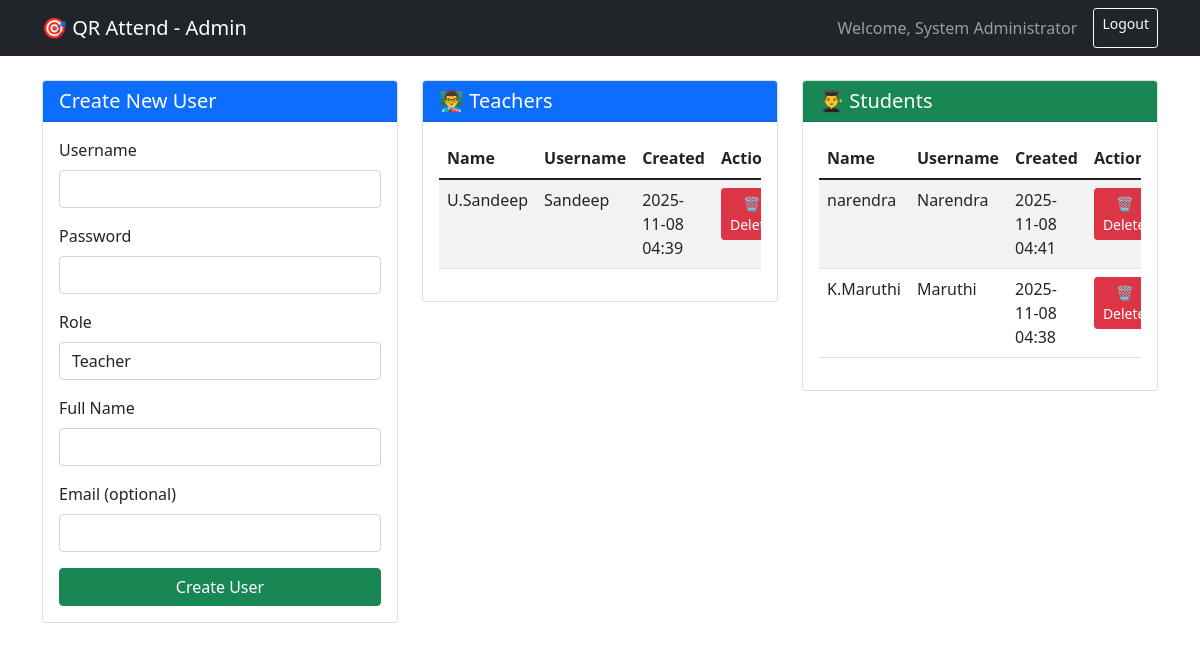
The page /admin (signed in) on the database its author committed.
### tables this page shows
CREATE TABLE users
                 (id INTEGER PRIMARY KEY AUTOINCREMENT,
                  username TEXT UNIQUE NOT NULL,
                  password TEXT NOT NULL,
                  role TEXT NOT NULL,
                  name TEXT NOT NULL,
                  email TEXT,
                  created_at TIMESTAMP DEFAULT CURRENT_TIMESTAMP);

### app.py (the view)
@app.route('/admin')
@login_required(role='admin')
def admin_dashboard():
    conn = get_db_connection()
    users = conn.execute('SELECT * FROM users ORDER BY created_at DESC').fetchall()
    conn.close()
    return render_template('admin_dashboard.html', users=users)

### app.py (called while the page is built)
def get_db_connection():
    conn = sqlite3.connect(app.config['DATABASE'])
    conn.row_factory = sqlite3.Row
    return conn

def login_required(role=None):
    def decorator(f):
        from functools import wraps
        @wraps(f)
        def decorated_function(*args, **kwargs):
            if 'user_id' not in session:
                return redirect(url_for('login'))
            if role and session.get('role') != role:
                flash('Access denied!', 'error')
                return redirect(url_for('index'))
            return f(*args, **kwargs)
        return decorated_function
    return decorator

### templates/admin_dashboard.html (shortened to what this page needs)
<!DOCTYPE html>
<html lang="en">
<head>
    <link href="https://cdn.jsdelivr.net/npm/bootstrap@5.1.3/dist/css/bootstrap.min.css" rel="stylesheet">
</head>
<body>
    <nav class="navbar navbar-expand-lg navbar-dark bg-dark">
        <div class="container">
            <a class="navbar-brand" href="#">🎯 QR Attend - Admin</a>
            <div class="navbar-nav ms-auto">
                <span class="navbar-text me-3">Welcome, {{ session.name }}</span>
                <a class="btn btn-outline-light btn-sm" href="{{ url_for('logout') }}">Logout</a>
            </div>
        </div>
    </nav>
    <div class="container mt-4">
        <div class="row">
            <div class="col-md-4">
                <div class="card">
                    <div class="card-header bg-primary text-white">
                        <h5 class="mb-0">Create New User</h5>
                    </div>
                    <div class="card-body">
                        <form method="POST" action="{{ url_for('create_user') }}">
                            <div class="mb-3">
                                <label class="form-label">Username</label>
                                <input type="text" name="username" class="form-control" required>
                            </div>
                            <div class="mb-3">
                                <label class="form-label">Password</label>
                                <input type="password" name="password" class="form-control" required>
                            </div>
                            <div class="mb-3">
                                <label class="form-label">Role</label>
                                <select name="role" class="form-control" required>
                                    <option value="teacher">Teacher</option>
                                </select>
                            </div>
                            <div class="mb-3">
                                <label class="form-label">Full Name</label>
                                <input type="text" name="name" class="form-control" required>
                            </div>
                            <div class="mb-3">
                                <label class="form-label">Email (optional)</label>
                                <input type="email" name="email" class="form-control">
                            </div>
                            <button type="submit" class="btn btn-success w-100">Create User</button>
                        </form>
                    </div>
                </div>
            </div>
            <div class="col-md-8">
                <div class="row">
                    <div class="col-md-6">
                        <div class="card">
                            <div class="card-header bg-primary text-white">
                                <h5 class="mb-0">👨‍🏫 Teachers</h5>
                            </div>
                            <div class="card-body">
                                {% set teachers = users | selectattr('role', 'equalto', 'teacher') | list %}
                                {% if teachers %}
                                    <div class="table-responsive">
                                        <table class="table table-striped">
                                            <thead>
                                                <tr>
                                                    <th>Name</th>
                                                    <th>Username</th>
                                                    <th>Created</th>
                                                    <th>Action</th>
                                                </tr>
                                            </thead>
                                            <tbody>
                                                {% for user in teachers %}
                                                <tr>
                                                    <td>{{ user.name }}</td>
                                                    <td>{{ user.username }}</td>
                                                    <td>{{ user.created_at[:16] }}</td>
                                                    <td>
                                                        <form action="{{ url_for('delete_user', user_id=user.id) }}" method="POST" style="display: inline;">
                                                            <button type="submit" class="btn btn-danger btn-sm"
                                                                    onclick="return confirm('Are you sure you want to delete {{ user.name }}?')">
                                                                🗑️ Delete
                                                            </button>
                                                        </form>
                                                    </td>
                                                </tr>
                                                {% endfor %}
                                            </tbody>
                                        </table>
                                    </div>
                                {% else %}
                                    <p class="text-muted text-center">No teachers found.</p>
                                {% endif %}
                            </div>
                        </div>
                    </div>
                    <div class="col-md-6">
                        <div class="card">
                            <div class="card-header bg-success text-white">
                                <h5 class="mb-0">👨‍🎓 Students</h5>
                            </div>
                            <div class="card-body">
                                {% set students = users | selectattr('role', 'equalto', 'student') | list %}
                                {% if students %}
                                    <div class="table-responsive">
                                        <table class="table table-striped">
                                            <thead>
                                                <tr>
                                                    <th>Name</th>
                                                    <th>Username</th>
                                                    <th>Created</th>
                                                    <th>Action</th>
                                                </tr>
                                            </thead>
                                            <tbody>
                                                {% for user in students %}
                                                <tr>
                                                    <td>{{ user.name }}</td>
                                                    <td>{{ user.username }}</td>
                                                    <td>{{ user.created_at[:16] }}</td>
                                                    <td>
                                                        <form action="{{ url_for('delete_user', user_id=user.id) }}" method="POST" style="display: inline;">
                                                            <button type="submit" class="btn btn-danger btn-sm"
                                                                    onclick="return confirm('Are you sure you want to delete {{ user.name }}?')">
                                                                🗑️ Delete
                                                            </button>
                                                        </form>
                                                    </td>
                                                </tr>
                                                {% endfor %}
                                            </tbody>
                                        </table>
                                    </div>
                                {% else %}
                                    <p class="text-muted text-center">No students found.</p>
                                {% endif %}
                            </div>
                        </div>
                    </div>
                </div>
            </div>
        </div>
    </div>
</body>
</html>

### rows shown on the page
users: name "System Administrator"
users: name "U.Sandeep", username "Sandeep", created_at "2025-11-08 04:39"
users: name "narendra", username "Narendra", created_at "2025-11-08 04:41"
users: name "K.Maruthi", username "Maruthi", created_at "2025-11-08 04:38"
